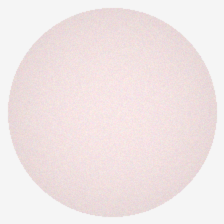
#> input picture data/raw/congo_red/congo_red_0002.png, 224 x 224 px
$ python -i preprocessing.py   (imports and definitions only)
#> lines starting #> are read from the running program, lines starting #| are printed output that depends on the picture
"""
Image Preprocessing Pipeline
==============================
Handles ROI cropping, resizing, normalization, and color feature extraction
for dyed sample images.
"""

import cv2
import numpy as np
from PIL import Image
from typing import Dict, Tuple, Optional


# ImageNet normalization constants
IMAGENET_MEAN = np.array([0.485, 0.456, 0.406])
IMAGENET_STD = np.array([0.229, 0.224, 0.225])


def load_image(image_path: str) -> np.ndarray:
    """Load image as RGB numpy array."""
#> called with image_path = '../data/raw/congo_red/congo_red_0002.png'
    img = Image.open(image_path).convert("RGB")
#> img is the input picture: PIL image 224x224 RGB; mean R, G, B 240.8, 229.6, 229.6
    return np.array(img)


def crop_roi(
    image: np.ndarray,
    method: str = "smart",
    crop_fraction: float = 0.5,
) -> np.ndarray:
    """
    Crop the Region of Interest from the image.

    Args:
        image: Input image (H, W, 3)
        method: 'center' for center crop, 'smart' for saturation-based contour detection
        crop_fraction: Fraction of image to keep (for center crop fallback)

    Returns:
        Cropped image
    """
    h, w = image.shape[:2]

    if method == "center":
        # Center crop
        margin_h = int(h * (1 - crop_fraction) / 2)
        margin_w = int(w * (1 - crop_fraction) / 2)
        cropped = image[margin_h:h - margin_h, margin_w:w - margin_w]
        return cropped

    elif method in ["contour", "smart"]:
        # Real-world fix: Use the Saturation channel to find the highly colored liquid,
        # naturally ignoring gray/white backgrounds (walls, tables, skin)
        hsv = cv2.cvtColor(image, cv2.COLOR_RGB2HSV)
        s_channel = hsv[:, :, 1]

        # Blur heavily to reduce noise and reflections
        blurred = cv2.GaussianBlur(s_channel, (15, 15), 0)

        # Adaptive threshold on saturation
        _, thresh = cv2.threshold(blurred, 0, 255, cv2.THRESH_BINARY + cv2.THRESH_OTSU)

        # Morphological operations to clean up small specks
        kernel = cv2.getStructuringElement(cv2.MORPH_ELLIPSE, (15, 15))
        closed = cv2.morphologyEx(thresh, cv2.MORPH_CLOSE, kernel)

        # Find contours
        contours, _ = cv2.findContours(closed, cv2.RETR_EXTERNAL, cv2.CHAIN_APPROX_SIMPLE)

        if contours:
            # Get the largest contour (assumed to be the liquid sample)
            largest = max(contours, key=cv2.contourArea)

            # Only accept if it's a reasonably large object (>5% of image area)
            if cv2.contourArea(largest) > (h * w * 0.05):
                x, y, cw, ch = cv2.boundingRect(largest)

                # Real-world fix: Crop slightly INSIDE the detected bounding box
                # to avoid specular reflections off the glass edges of the flask/cuvette
                inset_x = int(cw * 0.15)
                inset_y = int(ch * 0.15)

                final_x = min(x + inset_x, w - 10)
                final_y = min(y + inset_y, h - 10)
                final_w = max(10, cw - 2 * inset_x)
                final_h = max(10, ch - 2 * inset_y)

                return image[final_y:final_y+final_h, final_x:final_x+final_w]

        # Fallback to a tight center crop if no contours found
        return crop_roi(image, method="center", crop_fraction=crop_fraction)

    else:
        raise ValueError(f"Unknown crop method: {method}")


def resize_image(image: np.ndarray, size: Tuple[int, int] = (224, 224)) -> np.ndarray:
    """Resize image to target size using bilinear interpolation."""
    return cv2.resize(image, size, interpolation=cv2.INTER_LINEAR)


def normalize_pixels(
    image: np.ndarray,
    method: str = "standard",
) -> np.ndarray:
    """
    Normalize pixel values.

    Args:
        image: Input image (H, W, 3) with uint8 values [0, 255]
        method: 'standard' for [0,1], 'imagenet' for ImageNet mean/std

    Returns:
        Normalized image as float32
    """
    img = image.astype(np.float32) / 255.0

    if method == "imagenet":
        img = (img - IMAGENET_MEAN) / IMAGENET_STD

    return img


def extract_color_features(image: np.ndarray) -> Dict[str, float]:
    """
    Extract comprehensive color features from an image.

    Returns dict with RGB and HSV statistics plus dominant color info.
    """
    # Ensure image is uint8
    if image.dtype != np.uint8:
        if image.max() <= 1.0:
            image = (image * 255).astype(np.uint8)
        else:
            image = image.astype(np.uint8)

    # ── RGB Features ──
    r, g, b = image[:, :, 0], image[:, :, 1], image[:, :, 2]
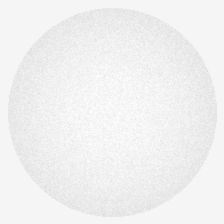
#> r: shape (224, 224); min 223, max 255, mean 240.8
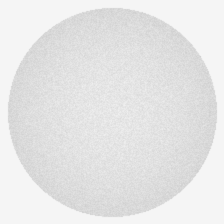
#> g: shape (224, 224); min 207, max 245, mean 229.6

    features = {
        "r_mean": float(r.mean()),
        "r_std": float(r.std()),
        "g_mean": float(g.mean()),
        "g_std": float(g.std()),
        "b_mean": float(b.mean()),
        "b_std": float(b.std()),
    }
#> features = {'r_mean': 240.8, 'r_std': 5.49, 'g_mean': 229.6, 'g_std': 11.33, 'b_mean': 229.6, 'b_std': 11.31}

    # ── HSV Features ──
    hsv = cv2.cvtColor(image, cv2.COLOR_RGB2HSV)
#> hsv: shape (224, 224, 3); mean H, S, V 57.1, 13.3, 240.8
    h, s, v = hsv[:, :, 0], hsv[:, :, 1], hsv[:, :, 2]
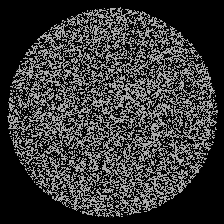
#> h: shape (224, 224); min 0, max 179, mean 57.1
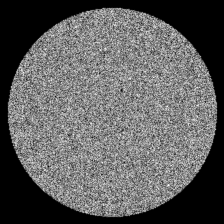
#> s: shape (224, 224); min 0, max 36, mean 13.3; drawn with min black and max white

    features.update({
        "h_mean": float(h.mean()),
        "h_std": float(h.std()),
        "s_mean": float(s.mean()),
        "s_std": float(s.std()),
        "v_mean": float(v.mean()),
        "v_std": float(v.std()),
    })

    # ── Derived Features ──
    # Color intensity (grayscale equivalent)
    features["intensity"] = float(0.299 * r.mean() + 0.587 * g.mean() + 0.114 * b.mean())

    # Color ratios (useful for dye identification)
    total = r.mean() + g.mean() + b.mean() + 1e-8
#> total = 700
    features["r_ratio"] = float(r.mean() / total)
    features["g_ratio"] = float(g.mean() / total)
    features["b_ratio"] = float(b.mean() / total)

    # Dominant color via k-means (k=3)
    pixels = image.reshape(-1, 3).astype(np.float32)
    criteria = (cv2.TERM_CRITERIA_EPS + cv2.TERM_CRITERIA_MAX_ITER, 20, 1.0)
    _, labels, centers = cv2.kmeans(pixels, 3, None, criteria, 5, cv2.KMEANS_PP_CENTERS)
#> centers = [[244.9, 244.8, 244.8], [234.8, 218.7, 218.7], [243.2, 226.6, 226.6]]

    # Find the most frequent cluster
    unique, counts = np.unique(labels, return_counts=True)
#> unique = [0, 1, 2]; counts = [15911, 17635, 16630]
    dominant_idx = unique[np.argmax(counts)]
#> dominant_idx = 1
    dominant_color = centers[dominant_idx]
#> dominant_color = [234.8, 218.7, 218.7]

    features["dominant_r"] = float(dominant_color[0])
    features["dominant_g"] = float(dominant_color[1])
    features["dominant_b"] = float(dominant_color[2])

    return features


def preprocess_pipeline(
    image_path: str,
    crop_method: str = "center",
    target_size: Tuple[int, int] = (224, 224),
    normalize_method: str = "standard",
    extract_features: bool = True,
) -> Tuple[np.ndarray, Optional[Dict[str, float]]]:
    """
    Complete preprocessing pipeline: load → crop → resize → normalize.

    Args:
        image_path: Path to the input image
        crop_method: ROI cropping method
        target_size: Output image dimensions
        normalize_method: Pixel normalization method
        extract_features: Whether to extract color features

    Returns:
        Tuple of (preprocessed_image, features_dict or None)
    """
    # Load
    image = load_image(image_path)

    # Extract features before normalization (needs uint8)
    features = None
    if extract_features:
        features = extract_color_features(image)
#> features = 19 items

    # Crop ROI
    image = crop_roi(image, method=crop_method)
#> in crop_roi, `cropped = image[margin_h:h - margin_h, margin_w:w - margin_w]`:
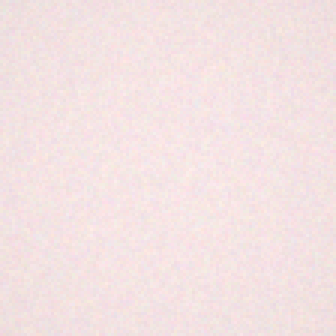
#> cropped: shape (112, 112, 3) (shown 3 times larger); mean R, G, B 243.8, 227.1, 227.1

    # Resize
    image = resize_image(image, size=target_size)

    # Normalize
    image = normalize_pixels(image, method=normalize_method)

    return image, features

>>> result = preprocess_pipeline('../data/raw/congo_red/congo_red_0002.png')
